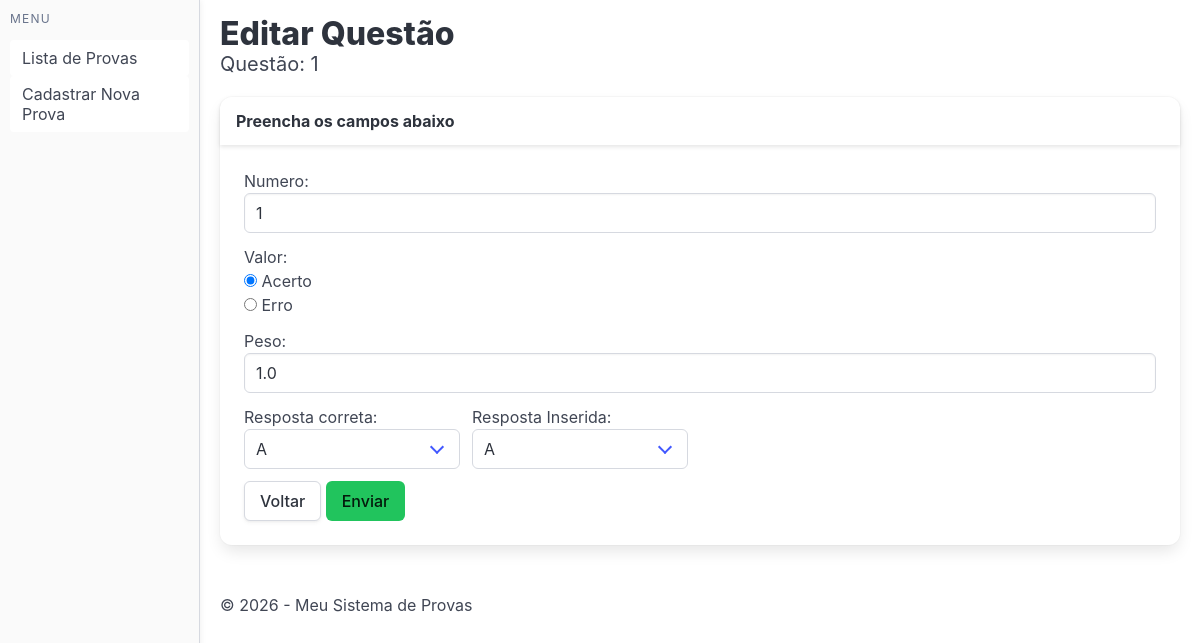
Page /provas/editar_questao/349 on the committed database.
### core/models.py (models this page shows)
class Questao(models.Model):
    OPCOES_CHOICES = [
        ('A', 'A'),
        ('B', 'B'),
        ('C', 'C'),
        ('D', 'D'),
        ('E', 'E'),
    ]
    id = models.BigAutoField(primary_key=True)
    numero = models.CharField(max_length=2)
    valor = models.BooleanField()
    materia_fk = models.ForeignKey(Materia, on_delete=models.CASCADE)
    resposta_correta = models.CharField(max_length=1, choices=OPCOES_CHOICES, null=True)
    resposta_inserida = models.CharField(max_length=1, choices=OPCOES_CHOICES, null=True)
    peso = models.FloatField(null=False, default=1)
    anulada = models.BooleanField(null=False, default=False)
    class Meta:
        db_table = 'questao'

### core/views.py (the view)
# urls.py: path('provas/editar_questao/<int:id>', editarQuestao),
def editarQuestao(request, id):
    model = Questao.objects.get(id=id)
    if request.method == 'POST':
        form = QuestaoForm(request.POST, instance=model)
        if form.is_valid():
            form = form.save(commit=False)
            form.materia_fk_id = model.materia_fk_id
            form.save()
            return HttpResponseRedirect(f"/provas/ver_questoes/{form.materia_fk_id}")
    else:
        form = QuestaoForm(instance=model)
    return render(request, 'core/editar_questao.html', {
        "form": form,
        "model": model
    })

### core/forms.py (shortened to what this page needs)
class QuestaoForm(forms.ModelForm):
    OPCOES_CHOICES = [
        ("", "Selecione uma opção"),
        ('A', 'A'),
        ('B', 'B'),
        ('C', 'C'),
        ('D', 'D'),
        ('E', 'E'),
    ]
    numero = forms.CharField(widget=forms.TextInput(attrs={'class': 'input', 'autofocus': True}))
    valor = forms.ChoiceField(widget=forms.RadioSelect, choices=[("True", "Acerto"), ("False", "Erro")], required=True)
    resposta_correta = forms.ChoiceField(widget=forms.Select() , choices=OPCOES_CHOICES,  required=False)
    resposta_inserida = forms.ChoiceField(widget=forms.Select() , choices=OPCOES_CHOICES,  required=False)
    peso = forms.IntegerField(widget=forms.NumberInput(attrs={'class': 'input'}), required=True)
    class Meta:
        model = Questao
        fields = '__all__'
        exclude = ['materia_fk']

### core/templates/core/editar_questao.html (shortened to what this page needs)
{% extends "core/base.html" %}
{% block content %}
<h1 class="title">Editar Questão</h1>
<p class="subtitle">Questão: {{ model.numero }} </p>
<div class="card">
    <div class="card-header">
        <div class="card-header-title">
            Preencha os campos abaixo
        </div>
    </div>
    <div class="card-content">
        <form action="" method="post">
            <div class="field">
                <label for="id_numero">Numero:</label>
                {{ form.numero }}
            </div>
            <div class="field">
                <label for="id_valor">Valor:</label>
                {{ form.valor }}
            </div>
            <div class="field">
                <label for="id_peso">Peso:</label>
                {{ form.peso }}
            </div>
            <div class="field is-grouped">
                <div>
                    <label for="id_resposta_correta">Resposta correta:</label>
                    <div class="control">
                        <div class="select">
                            {{ form.resposta_correta }}
                        </div>
                    </div>
                </div>
                <div>
                    <label for="id_resposta_inserida">Resposta Inserida:</label>
                    <div class="control">
                        <div class="select">
                            {{ form.resposta_inserida }}
                        </div>
                    </div>
                </div>
            </div>
            <a href="/provas/ver_questoes/{{ model.materia_fk_id }}" class="button is-default" type="submit"
                value="Enviar">Voltar</a>
            <input class="button is-primary" type="submit" value="Enviar">
        </form>
    </div>
</div>
{% endblock %}

### core/static/css/style.css (style rules this page uses)
:root { --bulma-danger-h: 0 !important; --bulma-danger-s: 84% !important; --bulma-danger-l: 60% !important; --bulma-primary-h: 142 !important; --bulma-primary-s: 71% !important; --bulma-primary-l: 45% !important; }

### rows in the picture
Questao: numero "1", valor "☑ Acerto ☐ Erro", peso "1.0", resposta_correta "A", resposta_inserida "A"
